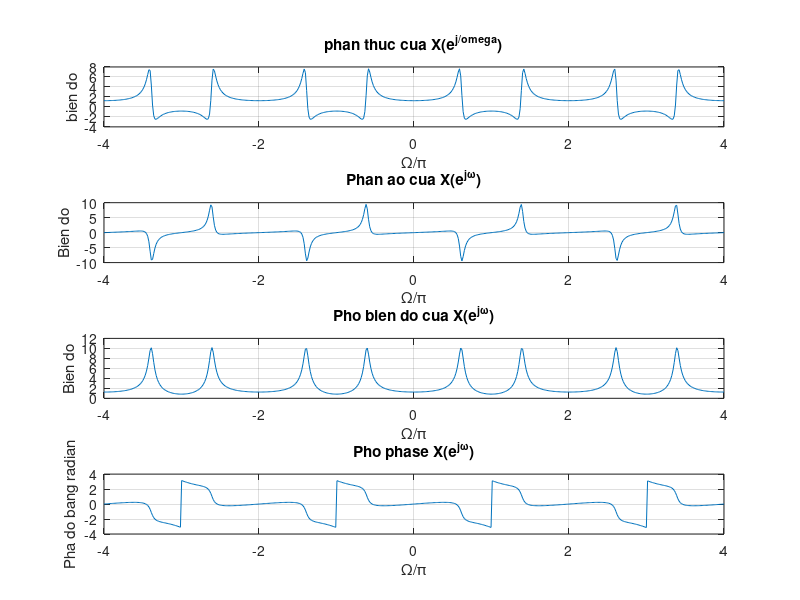

Recreate this plot in MATLAB.
a = [1 0.6 0.8];
b = [1 2];
w = -4*pi:8*pi/511:4*pi
h = freqz(b,a,w);

subplot(4,1,1);
plot(w/pi,real(h)); grid on;
title('phan thuc cua X(e^{j/omega})')
xlabel('\Omega/\pi');
ylabel('bien do');

subplot(4,1,2);
plot(w/pi,imag(h));grid on;
title('Phan ao cua X(e^{j\omega})')
xlabel('\Omega/\pi');
ylabel('Bien do');

subplot(4,1,3);
plot(w/pi,abs(h));grid on;
title('Pho bien do cua X(e^{j\omega})')
xlabel('\Omega/\pi');
ylabel('Bien do');

subplot(4,1,4);
plot(w/pi,angle(h));grid on;
title('Pho phase X(e^{j\omega})')
xlabel('\Omega/\pi');
ylabel('Pha do bang radian');
